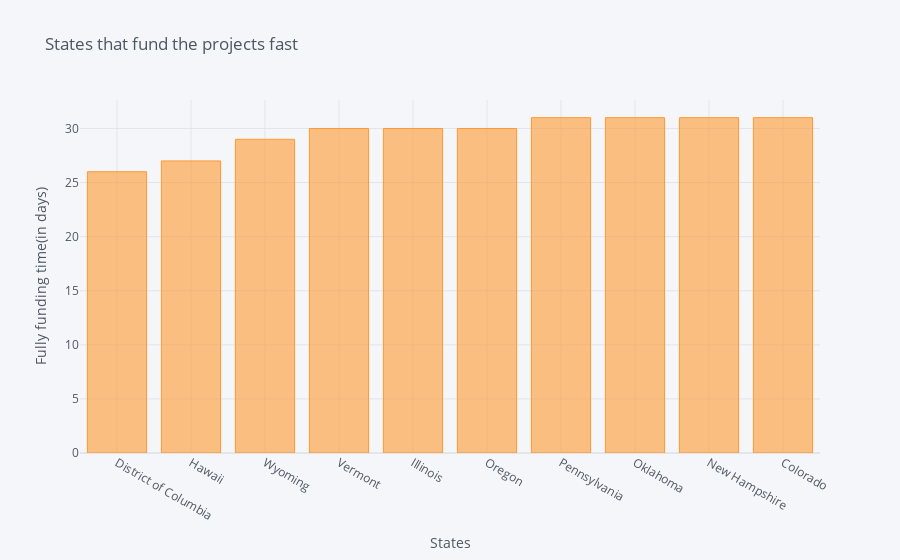

Notebook code cell kept with this figure:
### Code cell
fast_funding = fast[fast<32].sort_values().head(10)
fast_funding.iplot(kind='bar', xTitle='States', yTitle='Fully funding time(in days)',
                   title='States that fund the projects fast')

### Figure 1 — Plotly figure (JSON) as saved in the notebook; plotly's stock layout.template omitted (floating-point values rounded to 4 significant figures)
{"data": [{"marker": {"color": "rgba(255, 153, 51, 0.6)", "line": {"color": "rgba(255, 153, 51, 1.0)", "width": 1}}, "name": "Funding Time", "orientation": "v", "text": "", "type": "bar", "x": ["District of Columbia", "Hawaii", "Wyoming", "Vermont", "Illinois", "Oregon", "Pennsylvania", "Oklahoma", "New Hampshire", "Colorado"], "y": [26, 27, 29, 30, 30, 30, 31, 31, 31, 31]}], "layout": {"autosize": true, "legend": {"bgcolor": "#F5F6F9", "font": {"color": "#4D5663"}}, "paper_bgcolor": "#F5F6F9", "plot_bgcolor": "#F5F6F9", "title": {"font": {"color": "#4D5663"}, "text": "States that fund the projects fast"}, "xaxis": {"autorange": true, "gridcolor": "#E1E5ED", "range": [-0.5, 9.5], "showgrid": true, "tickfont": {"color": "#4D5663"}, "title": {"font": {"color": "#4D5663"}, "text": "States"}, "type": "category", "zerolinecolor": "#E1E5ED"}, "yaxis": {"autorange": true, "gridcolor": "#E1E5ED", "range": [0, 32.63], "showgrid": true, "tickfont": {"color": "#4D5663"}, "title": {"font": {"color": "#4D5663"}, "text": "Fully funding time(in days)"}, "type": "linear", "zerolinecolor": "#E1E5ED"}}}
